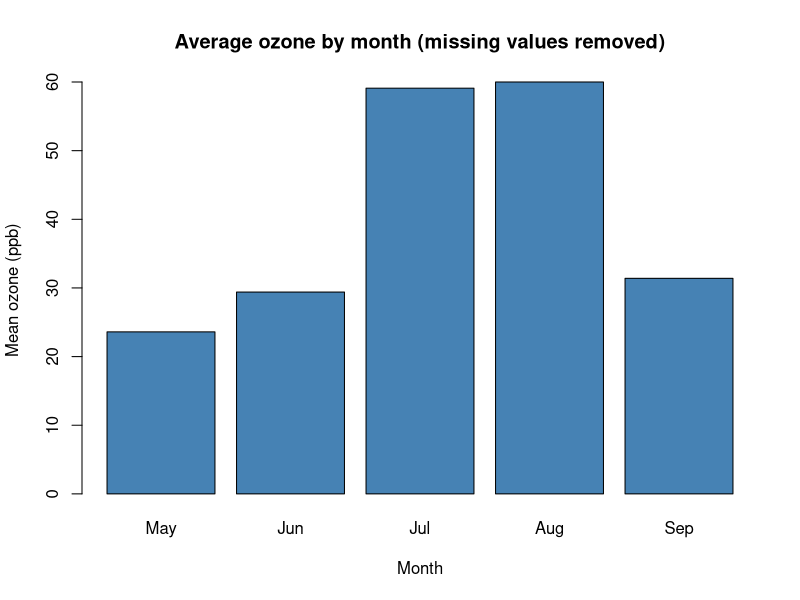
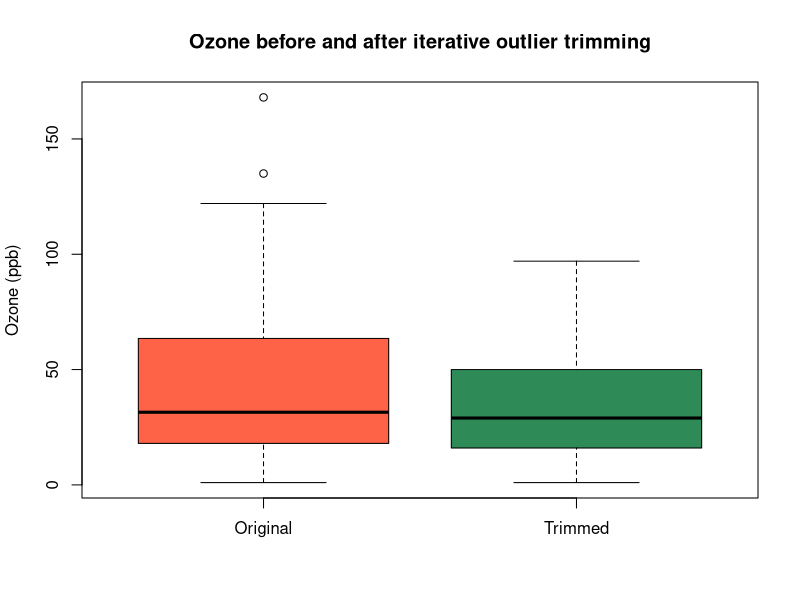
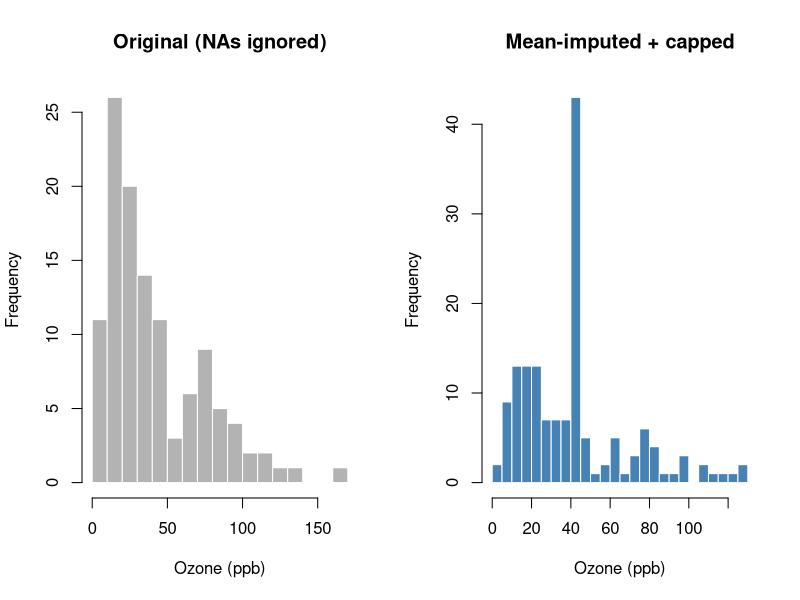

Generate these figures, in order, with R:
## ---- chunk 1
knitr::opts_chunk$set(echo = TRUE, message = FALSE, warning = FALSE,
                      fig.width = 7, fig.height = 4.5)
## ---- chunk 2
aq <- airquality          # work on a copy; never modify the original
str(aq)
head(aq, 10)
summary(aq)
## ---- chunk 3
colSums(is.na(aq))
round(colMeans(is.na(aq)) * 100, 1)   # % missing per column
## ---- chunk 4
n_missing <- sum(is.na(aq$Ozone))

if (n_missing > 0) {
  cat("Ozone has", n_missing, "missing values (",
      round(100 * n_missing / nrow(aq), 1), "%).\n")
} else {
  cat("Ozone is complete.\n")
}
## ---- chunk 5
classify_temp <- function(t) {
  if (is.na(t)) {
    "Missing"
  } else if (t < 60) {
    "Cold"
  } else if (t < 80) {
    "Mild"
  } else {
    "Hot"
  }
}

classify_temp(aq$Temp[1])    # 67
classify_temp(95)
classify_temp(NA)
## ---- chunk 6
x <- aq$Ozone[1:6]
x

# Element-wise: returns a vector
x > 20 & !is.na(x)

# Short-circuit: single TRUE/FALSE, safe from NA problems
val <- aq$Ozone[5]               # NA
if (!is.na(val) && val > 50) "high" else "not high / missing"
## ---- chunk 7
res <- tryCatch(
  if (aq$Temp > 80) "hot",
  error = function(e) conditionMessage(e)
)
res

# Correct: ask a single question about the whole vector
if (any(aq$Temp > 95)) cat("At least one day exceeded 95F\n")
if (all(aq$Temp > 50))  cat("All days were above 50F\n")
## ---- chunk 8
is.na(c(1, NA, 3))
anyNA(aq$Ozone)
isTRUE(all(aq$Month %in% 5:9))      # isTRUE() guards against NA
is.numeric(aq$Temp)
is.null(NULL)
## ---- chunk 9
validate_airquality <- function(df) {
  required <- c("Ozone", "Solar.R", "Wind", "Temp", "Month", "Day")

  if (!is.data.frame(df)) {
    stop("Input must be a data frame.")
  }
  if (!all(required %in% names(df))) {
    missing_cols <- setdiff(required, names(df))
    stop("Missing columns: ", paste(missing_cols, collapse = ", "))
  }
  if (nrow(df) == 0) {
    warning("Data frame has zero rows.")
    return(FALSE)
  }
  TRUE
}

validate_airquality(aq)

tryCatch(validate_airquality(aq[, 1:3]),
         error = function(e) cat("Validation failed:", conditionMessage(e), "\n"))
## ---- chunk 10
aq$Temp_cat <- ifelse(aq$Temp < 60, "Cold",
                ifelse(aq$Temp < 80, "Mild", "Hot"))

table(aq$Temp_cat)
head(aq[, c("Temp", "Temp_cat")])
## ---- chunk 11
aq$Ozone_missing <- ifelse(is.na(aq$Ozone), "Missing", "Observed")
table(aq$Ozone_missing, aq$Month)
## ---- chunk 12
aq$Ozone_level <- ifelse(is.na(aq$Ozone), "Unknown",
                   ifelse(aq$Ozone > 70, "High",
                    ifelse(aq$Ozone > 30, "Moderate", "Low")))
table(aq$Ozone_level)
## ---- chunk 13
aq$Temp_cut <- cut(aq$Temp,
                   breaks = c(-Inf, 60, 80, Inf),
                   labels = c("Cold", "Mild", "Hot"),
                   right  = FALSE)         # intervals are [a, b)
table(aq$Temp_cut)

# Same answer as the nested ifelse
identical(as.character(aq$Temp_cut), aq$Temp_cat)
## ---- chunk 14
# Days with ozone above 100 ppb (exclude NA explicitly)
high_ozone <- aq[!is.na(aq$Ozone) & aq$Ozone > 100,
                 c("Ozone", "Temp", "Wind", "Month", "Day")]
high_ozone

# which() ignores NA and returns row positions
which(aq$Ozone > 100)

# Without handling NA, the filter produces junk "NA rows"
nrow(aq[aq$Ozone > 100, ])               # includes NA rows!
nrow(aq[which(aq$Ozone > 100), ])        # correct

# subset() drops NA tests automatically
nrow(subset(aq, Ozone > 100 & Month == 8))
## ---- chunk 15
describe_col <- function(x, stat = "mean") {
  switch(stat,
    mean   = mean(x, na.rm = TRUE),
    median = median(x, na.rm = TRUE),
    sd     = sd(x, na.rm = TRUE),
    range  = ,                                   # fall-through: same as next line
    spread = diff(range(x, na.rm = TRUE)),
    stop("Unknown statistic: '", stat, "'")      # default
  )
}

describe_col(aq$Temp, "mean")
describe_col(aq$Temp, "median")
describe_col(aq$Temp, "range")      # falls through to "spread"

tryCatch(describe_col(aq$Temp, "mode"),
         error = function(e) conditionMessage(e))
## ---- chunk 16
month_to_period <- function(m) {
  switch(as.character(m),
         "5" = ,
         "6" = "Early summer",
         "7" = ,
         "8" = "Peak summer",
         "9" = "Late summer",
         NA_character_)
}

aq$Period <- vapply(aq$Month, month_to_period, FUN.VALUE = character(1))
table(aq$Month, aq$Period)
## ---- chunk 17
switch(2, "first", "second", "third")
## ---- chunk 18
for (col in names(airquality)) {
  n_na <- sum(is.na(airquality[[col]]))
  cat(sprintf("%-8s | missing: %3d | %5.1f%%\n",
              col, n_na, 100 * n_na / nrow(airquality)))
}
## ---- chunk 19
vars <- c("Ozone", "Solar.R", "Wind", "Temp")

col_means <- numeric(length(vars))
names(col_means) <- vars

for (i in seq_along(vars)) {
  col_means[i] <- mean(airquality[[vars[i]]], na.rm = TRUE)
}
round(col_means, 2)
## ---- chunk 20
comfort <- character(nrow(aq))      # pre-allocate

for (i in seq_len(nrow(aq))) {
  t <- aq$Temp[i]
  w <- aq$Wind[i]

  comfort[i] <- if (t >= 80 && w < 8) {
    "Hot and stuffy"
  } else if (t >= 80) {
    "Hot and breezy"
  } else if (t < 60) {
    "Cold"
  } else {
    "Comfortable"
  }
}

aq$Comfort <- comfort
table(aq$Comfort)
## ---- chunk 21
months <- sort(unique(aq$Month))

summary_mat <- matrix(NA_real_,
                      nrow = length(months), ncol = length(vars),
                      dimnames = list(month.abb[months], vars))

for (m in months) {
  for (v in vars) {
    summary_mat[month.abb[m], v] <- mean(aq[aq$Month == m, v], na.rm = TRUE)
  }
}
round(summary_mat, 1)
## ---- chunk 22
by_month <- split(aq, aq$Month)

results <- vector("list", length(by_month))
names(results) <- paste0("Month_", names(by_month))

for (nm in names(by_month)) {
  d <- by_month[[nm]]
  results[[paste0("Month_", nm)]] <- data.frame(
    month      = as.integer(nm),
    n_days     = nrow(d),
    max_temp   = max(d$Temp),
    mean_ozone = round(mean(d$Ozone, na.rm = TRUE), 1),
    pct_na     = round(100 * mean(is.na(d$Ozone)), 1)
  )
}

monthly_report <- do.call(rbind, results)
rownames(monthly_report) <- NULL
monthly_report
## ---- chunk 23
barplot(monthly_report$mean_ozone,
        names.arg = month.abb[monthly_report$month],
        col = "steelblue", xlab = "Month", ylab = "Mean ozone (ppb)",
        main = "Average ozone by month (missing values removed)")
## ---- chunk 24
# Add a text column and a logical column so the data is of mixed type
mixed <- transform(airquality, Station = "NYC", Rainy = Wind > 12)

for (col in names(mixed)) {
  if (!is.numeric(mixed[[col]])) {
    cat("Skipping non-numeric column:", col, "\n")
    next
  }
  if (!anyNA(mixed[[col]])) next          # nothing to report

  cat("Column", col, "has", sum(is.na(mixed[[col]])), "missing values\n")
}
## ---- chunk 25
first_high <- NA_integer_

for (i in seq_len(nrow(aq))) {
  if (is.na(aq$Ozone[i])) next            # ignore missing readings
  if (aq$Ozone[i] > 100) {
    first_high <- i
    break                                  # no need to look further
  }
}

first_high
aq[first_high, c("Ozone", "Temp", "Month", "Day")]
## ---- chunk 26
log_entries <- character(0)

for (col in names(airquality)) {
  x <- airquality[[col]]
  pct <- 100 * mean(is.na(x))

  if (pct == 0) next                                  # clean column, move on
  log_entries <- c(log_entries,
                   sprintf("%s: %.1f%% missing", col, pct))

  if (pct > 50) {                                     # unusable: stop the audit
    log_entries <- c(log_entries, "STOP: more than half missing")
    break
  }
}
log_entries
## ---- chunk 27
threshold <- 2000
i <- 0
total <- 0

while (total < threshold && i < nrow(aq)) {
  i <- i + 1
  if (!is.na(aq$Ozone[i])) total <- total + aq$Ozone[i]
}

cat("Cumulative ozone first exceeded", threshold, "after", i, "days (total =", total, ")\n")
cat("That is", format(as.Date(sprintf("1973-%02d-%02d", aq$Month[i], aq$Day[i])), "%d %B"), "\n")
## ---- chunk 28
x <- aq$Ozone[!is.na(aq$Ozone)]
n_start <- length(x)
iteration <- 0

while (length(x) > 5 && any(abs(x - mean(x)) > 2.5 * sd(x))) {
  keep <- abs(x - mean(x)) <= 2.5 * sd(x)
  cat(sprintf("Iteration %d: removing %d value(s)\n", iteration + 1, sum(!keep)))
  x <- x[keep]
  iteration <- iteration + 1
}

cat("Started with", n_start, "values, finished with", length(x),
    "after", iteration, "iteration(s)\n")
## ---- chunk 29
boxplot(list(Original = aq$Ozone, Trimmed = x),
        col = c("tomato", "seagreen"), ylab = "Ozone (ppb)",
        main = "Ozone before and after iterative outlier trimming")
## ---- chunk 30
set.seed(123)
target   <- mean(aq$Temp)
attempts <- 0

repeat {
  attempts <- attempts + 1
  s <- sample(aq$Temp, size = 20)

  if (abs(mean(s) - target) < 0.5) break          # success

  if (attempts >= 1000) {                          # safety valve
    warning("No acceptable sample found")
    break
  }
}

cat("Found a representative sample of 20 days after", attempts, "attempt(s)\n")
cat("Population mean:", round(target, 2), "| sample mean:", round(mean(s), 2), "\n")
## ---- chunk 31
safe_mean <- function(x) {
  tryCatch({
    if (!is.numeric(x)) stop("input is not numeric")
    if (all(is.na(x)))  warning("all values are NA")
    mean(x, na.rm = TRUE)
  },
  warning = function(w) {
    cat("  Warning caught:", conditionMessage(w), "\n")
    NA_real_
  },
  error = function(e) {
    cat("  Error caught:", conditionMessage(e), "\n")
    NA_real_
  },
  finally = cat("  (checked one column)\n"))
}

test_cols <- list(Temp = aq$Temp,
                  Label = aq$Temp_cat,          # character: will error
                  AllNA = rep(NA_real_, 5))     # all NA: will warn

for (nm in names(test_cols)) {
  cat(nm, ":\n")
  print(safe_mean(test_cols[[nm]]))
}
## ---- chunk 32
clean_airquality <- function(df,
                             method     = c("mean", "median", "drop", "none"),
                             outlier_sd = NULL,
                             verbose    = TRUE) {

  method <- match.arg(method)                       # validates the choice
  stopifnot(is.data.frame(df))                      # basic guard
  if (!is.null(outlier_sd) && outlier_sd <= 0) {
    stop("`outlier_sd` must be positive.")
  }

  id_cols <- c("Month", "Day")                      

  # Step 1: missing values 
  if (method == "drop") {
    out <- df[complete.cases(df), ]
    if (verbose) cat("Dropped", nrow(df) - nrow(out), "incomplete rows\n")
  } else {
    out <- df
    for (col in names(out)) {
      if (!is.numeric(out[[col]])) next             # skip text/logical
      if (col %in% id_cols)        next
      miss <- is.na(out[[col]])
      if (!any(miss))              next             # nothing to impute
      if (method == "none")        next

      fill <- switch(method,
                     mean   = mean(out[[col]],   na.rm = TRUE),
                     median = median(out[[col]], na.rm = TRUE))

      out[[col]][miss] <- fill
      if (verbose) {
        cat(sprintf("Imputed %2d value(s) in %-8s with %s = %.2f\n",
                    sum(miss), col, method, fill))
      }
    }
  }

  # Step 2: cap extreme values 
  if (!is.null(outlier_sd)) {
    for (col in setdiff(names(out), id_cols)) {
      if (!is.numeric(out[[col]])) next
      m <- mean(out[[col]], na.rm = TRUE)
      s <- sd(out[[col]],   na.rm = TRUE)
      upper <- m + outlier_sd * s
      lower <- m - outlier_sd * s
      n_cap <- sum(out[[col]] > upper | out[[col]] < lower, na.rm = TRUE)
      if (n_cap == 0) next
      out[[col]] <- pmin(pmax(out[[col]], lower), upper)
      if (verbose) cat(sprintf("Capped %d outlier(s) in %s\n", n_cap, col))
    }
  }

  out
}
## ---- chunk 33
cat("--- Mean imputation + cap at 3 SD ---\n")
clean_mean <- clean_airquality(airquality, method = "mean", outlier_sd = 3)

cat("\n--- Median imputation ---\n")
clean_median <- clean_airquality(airquality, method = "median")

cat("\n--- Drop incomplete rows ---\n")
clean_drop <- clean_airquality(airquality, method = "drop")

# Compare the outcomes
comparison <- data.frame(
  Strategy     = c("Original", "Mean", "Median", "Drop"),
  Rows         = c(nrow(airquality), nrow(clean_mean), nrow(clean_median), nrow(clean_drop)),
  Missing      = c(sum(is.na(airquality)), sum(is.na(clean_mean)),
                   sum(is.na(clean_median)), sum(is.na(clean_drop))),
  Mean_Ozone   = round(c(mean(airquality$Ozone, na.rm = TRUE), mean(clean_mean$Ozone),
                         mean(clean_median$Ozone), mean(clean_drop$Ozone)), 2),
  SD_Ozone     = round(c(sd(airquality$Ozone, na.rm = TRUE), sd(clean_mean$Ozone),
                         sd(clean_median$Ozone), sd(clean_drop$Ozone)), 2)
)
comparison
## ---- chunk 34
tryCatch(clean_airquality(airquality, method = "mode"),
         error = function(e) cat("Error:", conditionMessage(e), "\n"))

tryCatch(clean_airquality(list(a = 1)),
         error = function(e) cat("Error:", conditionMessage(e), "\n"))

tryCatch(clean_airquality(airquality, outlier_sd = -2),
         error = function(e) cat("Error:", conditionMessage(e), "\n"))
## ---- chunk 35
par(mfrow = c(1, 2))
hist(airquality$Ozone, breaks = 20, col = "grey70", border = "white",
     main = "Original (NAs ignored)", xlab = "Ozone (ppb)")
hist(clean_mean$Ozone, breaks = 20, col = "steelblue", border = "white",
     main = "Mean-imputed + capped", xlab = "Ozone (ppb)")
par(mfrow = c(1, 1))
